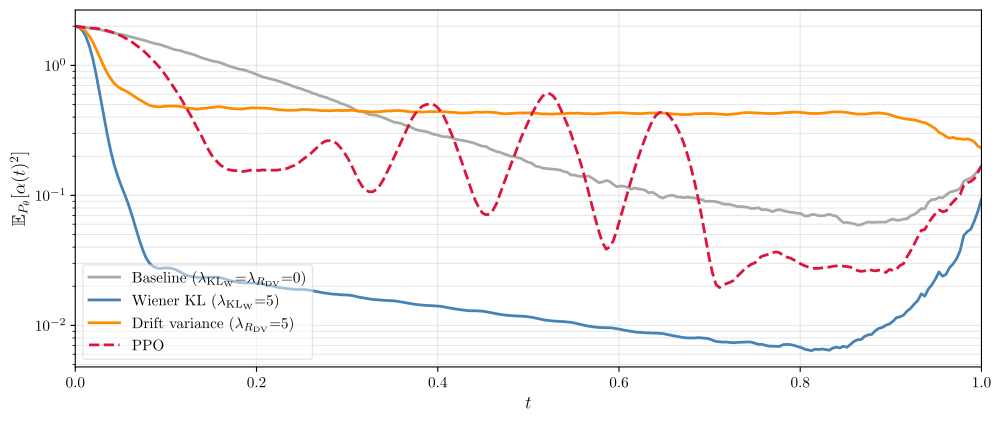

This figure's Python source:
#!/usr/bin/env python3
"""Single-panel plot of ⟨α²⟩(t) on log y-axis for amp damping at γT=2.
The KL_W integrand: shows KL_W on the floor (kernel reached) vs DV plateauing
at baseline level (drift constant but nonzero, kernel not reached).
"""
import os, sys, pickle
HERE = os.path.dirname(os.path.abspath(__file__))
ROOT = os.path.dirname(HERE)
sys.path.insert(0, ROOT)

import numpy as np
import jax
import jax.numpy as jnp
from flax import nnx
import matplotlib
matplotlib.use("Agg")
import matplotlib.pyplot as plt

from core.types import ExponentialSplit, asqarray
from core.solver import dssesolve
from train_qmaxcal import FourierController, build_H_con
import importlib
sys_mod = importlib.import_module("systems.amplitude_damping")


N_TRAJS = 128
N_TIME_STEPS = 256


def load_qmc(path):
    with open(path, "rb") as f:
        ck = pickle.load(f)
    n_modes = int(ck["n_modes"]); T_final = float(ck["T_final"])
    n_controls = int(ck["best_cos_coeffs"].shape[0])
    rngs = nnx.Rngs(0)
    ctrl = FourierController(n_controls=n_controls, n_modes=n_modes,
                             T_final=T_final, rngs=rngs)
    ctrl.dc = nnx.Param(ck["best_dc"])
    ctrl.cos_coeffs = nnx.Param(ck["best_cos_coeffs"])
    ctrl.sin_coeffs = nnx.Param(ck["best_sin_coeffs"])
    return ctrl


def load_ernst_npz(npz_path):
    d = np.load(npz_path); return d["ts"], d["u"]


class TabulatedController:
    def __init__(self, ts, u_table):
        self.ts = jnp.asarray(ts, dtype=jnp.float32)
        self.u_table = jnp.asarray(u_table, dtype=jnp.float32)
        self.n_controls = u_table.shape[1]

    def __call__(self, t):
        return jnp.stack([jnp.interp(t, self.ts, self.u_table[:, i])
                          for i in range(self.n_controls)])


def sample_alpha2(ctrl, sysdict, n_trajs=N_TRAJS, n_time_steps=N_TIME_STEPS, seed=12345):
    """Returns t, ⟨α²⟩(t) averaged over trajectories — shape (n_times,)."""
    T_final = sysdict["T_final"]
    dt = T_final / n_time_steps
    tsave = jnp.linspace(0, T_final, n_time_steps + 1)
    sys_q = dict(
        H_sys=asqarray(sysdict["H_sys"]),
        H_ops=[asqarray(H) for H in sysdict["H_ops"]],
        jump_ops=[asqarray(L) for L in sysdict["jump_ops"]],
        psi0=asqarray(sysdict["psi0"]),
        T_final=T_final,
    )
    H_con = build_H_con(ctrl, sys_q["H_ops"])
    keys = jax.random.split(jax.random.PRNGKey(seed), n_trajs)
    res = dssesolve(H_sys=sys_q["H_sys"], jump_ops=sys_q["jump_ops"],
                    psi0=sys_q["psi0"], tsave=tsave, keys=keys, H_con=H_con,
                    method=ExponentialSplit(dt=dt),
                    nsteps=n_time_steps, nsteps_per_save=1)
    alpha = np.asarray(res.extra["exp_p"])           # (n_trajs, n_times, n_jumps)
    alpha2 = (alpha ** 2).sum(axis=-1)                # (n_trajs, n_times) — sum over jumps
    return np.asarray(tsave), alpha2.mean(axis=0)     # E_traj[α²](t)


def main():
    sysdict = sys_mod.create_system(gamma=2.0, T_final=1.0)
    BASE_QMC   = os.path.join(ROOT, "results", "ampdamp", "qmaxcal", "multiseed_g2.0")
    BASE_ERNST = os.path.join(ROOT, "results", "ampdamp", "ppo")

    METHODS = [
        ("Baseline ($\\lambda_{\\mathrm{KL}_\\mathrm{W}}{=}\\lambda_{R_{\\mathrm{DV}}}{=}0$)",
         "qmc", f"{BASE_QMC}/ampdamp_g2.0_T1.0_kl0.0_dv0.0_fl0.01_seed1/controller.pkl",
         "darkgray", "-"),
        ("Wiener KL ($\\lambda_{\\mathrm{KL}_\\mathrm{W}}{=}5$)",
         "qmc", f"{BASE_QMC}/ampdamp_g2.0_T1.0_kl5.0_dv0.0_fl0.01_seed1/controller.pkl",
         "steelblue", "-"),
        ("Drift variance ($\\lambda_{R_{\\mathrm{DV}}}{=}5$)",
         "qmc", f"{BASE_QMC}/ampdamp_g2.0_T1.0_kl0.0_dv5.0_fl0.01_seed1/controller.pkl",
         "darkorange", "-"),
        ("PPO", "ernst",
         os.path.join(BASE_ERNST, "ernst_ampdamp_g2_seed1_ustack.npz"),
         "crimson", "--"),
    ]

    plt.rcParams.update({
        "text.usetex": True,
        "text.latex.preamble": r"\usepackage{amsmath}\usepackage{amssymb}",
        "font.family": "serif",
        "font.size": 13, "axes.titlesize": 14,
        "axes.labelsize": 13, "xtick.labelsize": 11,
        "ytick.labelsize": 11, "legend.fontsize": 11,
    })

    fig, ax = plt.subplots(1, 1, figsize=(10.0, 4.2))

    summaries = []
    for label, kind, path, color, ls in METHODS:
        ctrl = load_qmc(path) if kind == "qmc" else (
            (lambda ts, u: TabulatedController(ts, u))(*load_ernst_npz(path)))
        print(f"[{label}] sampling...")
        t, a2 = sample_alpha2(ctrl, sysdict)
        ax.plot(t, a2, color=color, lw=2.0, ls=ls, label=label)
        kl_int = 0.5 * float(np.trapezoid(a2, t))
        summaries.append((label, kl_int))
        print(f"  ½∫⟨α²⟩dt = {kl_int:.4f}  (this IS the KL_W training objective)")

    ax.set_yscale("log")
    ax.set_xlabel(r"$t$")
    ax.set_ylabel(r"$\mathbb{E}_{P_\theta}[\alpha(t)^2]$")
    ax.set_xlim(0, t[-1])
    ax.grid(True, which="both", alpha=0.3)
    ax.legend(loc="lower left", framealpha=0.5)

    plt.tight_layout(pad=0.5)
    out = os.path.join(HERE, "fig_ampdamp_alpha2_log.png")
    os.makedirs(os.path.dirname(out), exist_ok=True)
    plt.savefig(out, dpi=160, bbox_inches="tight")
    plt.savefig(out.replace(".png", ".pdf"), bbox_inches="tight")
    print(f"\nsaved {out}")

    print("\n½∫⟨α²⟩dt summary (= KL_W cost at evaluation):")
    for label, v in summaries:
        print(f"  {label:>50}  {v:.4f}")


if __name__ == "__main__":
    main()
